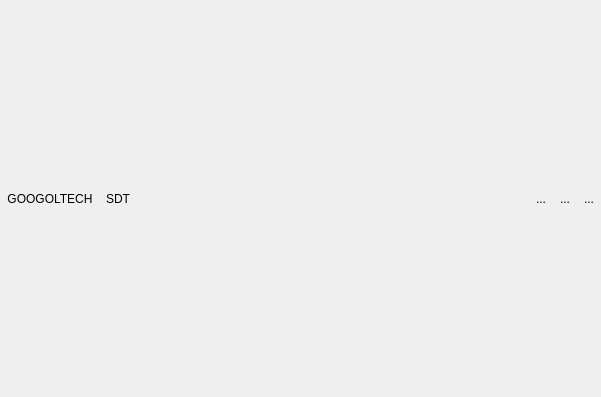
<?xml version="1.0" encoding="UTF-8"?>
<ui version="4.0">
 <class>CombinedWindow</class>
 <widget class="QMainWindow" name="CombinedWindow">
  <property name="geometry">
   <rect>
    <x>0</x>
    <y>0</y>
    <width>601</width>
    <height>397</height>
   </rect>
  </property>
  <property name="windowTitle">
   <string>SDT</string>
  </property>
  <widget class="QWidget" name="centralwidget">
   <layout class="QVBoxLayout" name="verticalLayout_2" stretch="0">
    <property name="spacing">
     <number>0</number>
    </property>
    <property name="leftMargin">
     <number>0</number>
    </property>
    <property name="topMargin">
     <number>0</number>
    </property>
    <property name="rightMargin">
     <number>0</number>
    </property>
    <property name="bottomMargin">
     <number>0</number>
    </property>
    <item>
     <widget class="QWidget" name="widget_frameWidget" native="true">
      <property name="sizePolicy">
       <sizepolicy hsizetype="Preferred" vsizetype="Fixed">
        <horstretch>0</horstretch>
        <verstretch>0</verstretch>
       </sizepolicy>
      </property>
      <layout class="QHBoxLayout" name="horizontalLayout_3" stretch="0,1,0">
       <property name="leftMargin">
        <number>0</number>
       </property>
       <property name="topMargin">
        <number>0</number>
       </property>
       <property name="rightMargin">
        <number>0</number>
       </property>
       <property name="bottomMargin">
        <number>0</number>
       </property>
       <item>
        <layout class="QHBoxLayout" name="horizontalLayout_2">
         <item>
          <widget class="QToolButton" name="btn_icon">
           <property name="sizePolicy">
            <sizepolicy hsizetype="Expanding" vsizetype="Fixed">
             <horstretch>0</horstretch>
             <verstretch>0</verstretch>
            </sizepolicy>
           </property>
           <property name="minimumSize">
            <size>
             <width>0</width>
             <height>27</height>
            </size>
           </property>
           <property name="maximumSize">
            <size>
             <width>16777215</width>
             <height>16777215</height>
            </size>
           </property>
           <property name="baseSize">
            <size>
             <width>0</width>
             <height>0</height>
            </size>
           </property>
           <property name="text">
            <string>GOOGOLTECH</string>
           </property>
           <property name="iconSize">
            <size>
             <width>30</width>
             <height>30</height>
            </size>
           </property>
           <property name="toolButtonStyle">
            <enum>Qt::ToolButtonTextBesideIcon</enum>
           </property>
           <property name="autoRaise">
            <bool>true</bool>
           </property>
          </widget>
         </item>
         <item>
          <widget class="QLabel" name="label_title">
           <property name="minimumSize">
            <size>
             <width>0</width>
             <height>0</height>
            </size>
           </property>
           <property name="text">
            <string>SDT</string>
           </property>
          </widget>
         </item>
        </layout>
       </item>
       <item>
        <widget class="QLabel" name="label_combinedInfo">
         <property name="minimumSize">
          <size>
           <width>30</width>
           <height>0</height>
          </size>
         </property>
         <property name="text">
          <string/>
         </property>
         <property name="alignment">
          <set>Qt::AlignLeading|Qt::AlignLeft|Qt::AlignVCenter</set>
         </property>
        </widget>
       </item>
       <item>
        <layout class="QHBoxLayout" name="horizontalLayout">
         <property name="spacing">
          <number>0</number>
         </property>
         <item>
          <widget class="QToolButton" name="btn_Min">
           <property name="maximumSize">
            <size>
             <width>30</width>
             <height>30</height>
            </size>
           </property>
           <property name="text">
            <string>...</string>
           </property>
           <property name="icon">
            <iconset theme="SP_TitleBarMinButton">
             <normaloff>.</normaloff>.</iconset>
           </property>
           <property name="autoRaise">
            <bool>true</bool>
           </property>
          </widget>
         </item>
         <item>
          <widget class="QToolButton" name="btn_Max">
           <property name="maximumSize">
            <size>
             <width>30</width>
             <height>30</height>
            </size>
           </property>
           <property name="text">
            <string>...</string>
           </property>
           <property name="autoRaise">
            <bool>true</bool>
           </property>
          </widget>
         </item>
         <item>
          <widget class="QToolButton" name="btn_Close">
           <property name="maximumSize">
            <size>
             <width>30</width>
             <height>30</height>
            </size>
           </property>
           <property name="focusPolicy">
            <enum>Qt::NoFocus</enum>
           </property>
           <property name="text">
            <string>...</string>
           </property>
           <property name="autoRaise">
            <bool>true</bool>
           </property>
          </widget>
         </item>
        </layout>
       </item>
      </layout>
     </widget>
    </item>
   </layout>
  </widget>
 </widget>
 <resources/>
 <connections/>
</ui>
